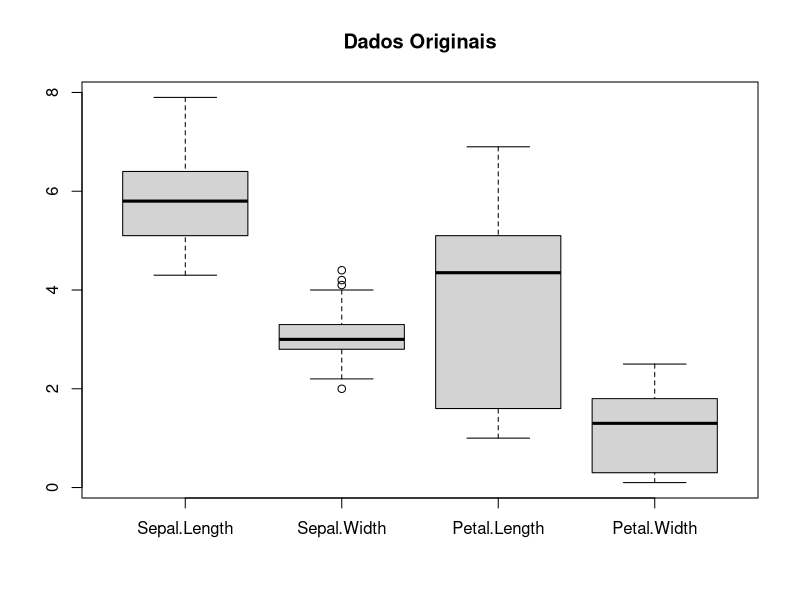

This chart was generated by the following R code: (Note: this script raises an error after producing the figure.)
## ---- chunk 1
# O código apresentado em R, simplesmente chama o conjunto de dados "iris". Esse conjunto de dados é um dos mais conhecidos na análise de dados e contém informações sobre três espécies diferentes de flores (setosa, versicolor e virginica), com medições de comprimento e largura das sépalas e pétalas. Esses dados podem ser usados para realizar análises estatísticas, visualizações ou treinar modelos de aprendizado de máquina para classificação ou regressão, dependendo do objetivo do projeto.

# Carregar o conjunto de dados iris
data(iris)

# Exibir as primeiras linhas do conjunto de dados
head(iris)

## ---- chunk 2
# Nesse código em R, estamos padronizando os dados do famoso conjunto de dados "iris". A função `scale` é usada para padronizar as colunas 1 a 4 do conjunto de dados, o que significa que estamos transformando essas variáveis para que tenham média zero e desvio padrão igual a um. O resultado é a exibição dos dados padronizados. Esse processo é comum em análise de dados para garantir que as variáveis tenham a mesma escala, facilitando a comparação e análise estatística.

# Carregar a biblioteca necessária para a escala
library(stats)

# Realizar a escala dos primeiros quatro atributos do conjunto de dados iris
iris_padrao <- scale(iris[, 1:4])

# Exibir o conjunto de dados padronizado
iris_padrao

## ---- chunk 3
# Esse código é uma função em linguagem R que realiza a normalização de um conjunto de dados. Ela recebe como entrada um vetor 'x' e, usando a fórmula (x - mínimo(x)) / (máximo(x) - mínimo(x)), calcula os valores normalizados, ou seja, ajusta os valores para um intervalo entre 0 e 1. Isso é útil em análises estatísticas e de machine learning para garantir que todas as variáveis tenham a mesma escala, evitando distorções nos resultados devido a diferenças nas unidades de medida. A função retorna o vetor 'x' normalizado.

normaliza = function(x) {
  x_normalizado = (x - min(x)) / (max(x) - min(x))
  return(x_normalizado)
}

## ---- chunk 4
# Nesse código em R, está sendo realizado o processo de normalização dos dados do conjunto de dados "iris". A função "normaliza" está sendo aplicada às quatro primeiras colunas do conjunto (que representam medidas de características de flores) para padronizar seus valores, geralmente resultando em valores entre 0 e 1. Em seguida, o conjunto de dados normalizado é exibido na saída. Esse procedimento é útil para garantir que as características tenham a mesma escala, o que pode ser importante em análises estatísticas e de aprendizado de máquina.

# Normalizando os dados usando a função scale()
iris_norm <- scale(iris[, 1:4])

# Imprimindo os dados normalizados
print(iris_norm)

## ---- chunk 5
# Nesse código, são gerados três gráficos de boxplot usando a biblioteca R. O primeiro exibe os dados originais do conjunto de dados "iris", representando visualmente a distribuição das quatro variáveis numéricas. O segundo e terceiro gráficos mostram os dados após serem padronizados e normalizados, respectivamente, permitindo a comparação das distribuições após essas transformações estatísticas. O parâmetro "main" define os títulos dos gráficos para indicar o que cada um representa. Essa análise gráfica é útil para identificar discrepâncias e tendências nos dados.

# Criar um gráfico de boxplot para os dados originais
boxplot(iris[, 1:4], main = "Dados Originais")

# Criar um gráfico de boxplot para os dados padronizados
boxplot(iris_padr, main = "Padronizados")

# Criar um gráfico de boxplot para os dados normalizados
boxplot(iris_norm, main = "Normalizados")

